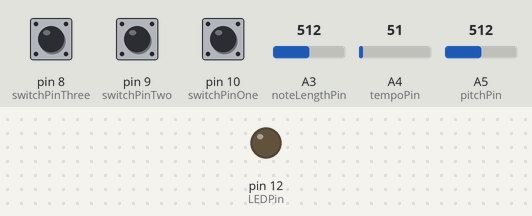
Bench run of a sketch on a simulated Arduino Uno, built with avr-gcc and run on an emulated ATmega328P. Shown: output pins drawn as LEDs (lit = HIGH). The test bench sets the inputs (shaded band); at power-on: A5 (pitchPin) = 512, pin 8 (switchPinThree) HIGH, pin 9 (switchPinTwo) HIGH, pin 10 (switchPinOne) HIGH, A3 (noteLengthPin) = 512, A4 (tempoPin) = 51. What the sketch prints to the serial monitor is not drawn.

Above: at 3.5 s.
3.6 s: A5 (pitchPin) set to 574
At 4.8 s:
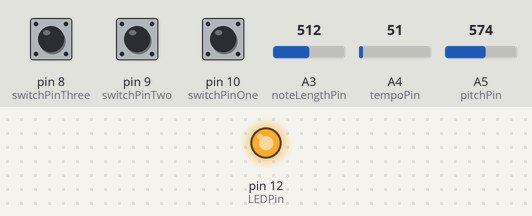
5.1 s: A5 (pitchPin) set to 602
At 5.6 s:
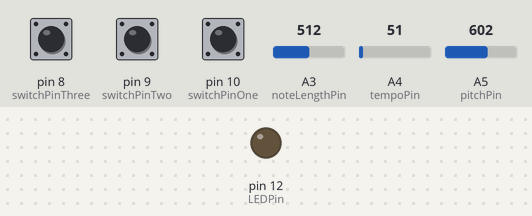
Timing chart, 0 to 8.1 s (numbered marks = the images above; inputs shaded):
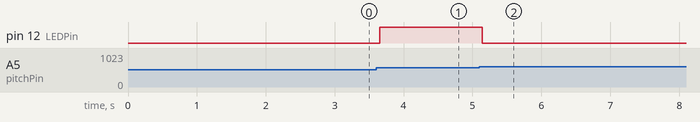

The sketch:

midiSequencerv4.ino
```cpp
//By Mark O'Donnell 2014///
/*

A simple 8 step midi sequencer with adjustable pitch, speed and gate, using the arduino platform

*/

//analog pins
const int noteLengthPin = 3;
const int tempoPin = 4;
const int pitchPin = 5;

//digital pins
const int LEDPin = 12;
const int switchPinThree = 8;
const int switchPinTwo = 9;
const int switchPinOne = 10;

//outside controlled variables
int tempo = 1; //this is in fact the PERIOD of a SINGLE NOTE and its rest
int noteLength = 512; //the fraction over 1023 that a note lasts for within one period
int pitchOne = 48;
int pitchTwo = 48;
int pitchThree = 48;
int pitchFour = 48;
int pitchFive = 48;
int pitchSix = 48;
int pitchSeven = 48;
int pitchEight = 48;

//internal variables
const int sensitivity = 8; //hardcoded sensitivity to pitch changes
const int lengthResolution = 512; //how many levels we will give tempo and note length
int currChange = 1; //indicates which pitch we are currently changing
int currPlay = 1; //indicates which note is currently playing
int noteDuration = 1;

int channelOne = 0x90;
int silent = 0x00;
int mid = 0x45;

int pitchPot_state = 0;

int pitchPot_next = 0;

//functions which need to use pass-by-reference
void setPitch(int &pitch, int &pot_state, int pot_next);
void setTime(int &initial, int &pot_state, int pot_next); //this function deals with changing the value of note length or tempo

//start of code
void setup()
{
  Serial.begin(31250); //baud rate of midi

  pinMode(LEDPin, OUTPUT); //setting up pins!
  pinMode(switchPinOne, INPUT);
  pinMode(switchPinTwo, INPUT);
  pinMode(switchPinThree, INPUT);

  digitalWrite(LEDPin, LOW); //LEDS start off

  readPins(); //initial read of pots to set initial states, this ensures that pitch is not erratic on turn on
  pitchPot_state = pitchPot_next;
}

void loop()
{
  readPins(); //reads pins and sets next values of holders

  changePitch(); //sets the pitch of the note we are currently controlling the pitch of

  playNote(); //sends a midi message
}

void readPins()
{
  tempo = analogRead(tempoPin);
  noteLength = analogRead(noteLengthPin);
  if(!noteLength)
    noteLength = 1;
  pitchPot_next = analogRead(pitchPin);
  currChange = 1 + digitalRead(switchPinOne) + digitalRead(switchPinTwo)*2 + digitalRead(switchPinThree)*4;

}

void changePitch()
{
  switch(currChange)
  {
    case 1:
      setPitch(pitchOne, pitchPot_state, pitchPot_next);
      break;
    case 2:
      setPitch(pitchTwo, pitchPot_state, pitchPot_next);
      break;
    case 3:
      setPitch(pitchThree, pitchPot_state, pitchPot_next);
      break;
    case 4:
      setPitch(pitchFour, pitchPot_state, pitchPot_next);
      break;
    case 5:
      setPitch(pitchFive, pitchPot_state, pitchPot_next);
      break;
    case 6:
      setPitch(pitchSix, pitchPot_state, pitchPot_next);
      break;
    case 7:
      setPitch(pitchSeven, pitchPot_state, pitchPot_next);
      break;
    case 8:
      setPitch(pitchEight, pitchPot_state, pitchPot_next);
      break;
    default:
      setPitch(pitchOne, pitchPot_state, pitchPot_next);
  }
}

void setPitch(int &pitch, int &pot_state, int pot_next)
{
  if((pitch + (pot_next - pot_state)) >= 127) //if the pitch would be higher than allowed by midi, it reverts to the highest value
  {
    pitch = 127;
    pot_state = pot_next;
    return;
  }

  if((pitch + (pot_next - pot_state)) <= 0) //if the pitch would be lower than allowed by midi, it reverts to the highest value
  {
    pitch = 0;
    pot_state = pot_next;
    return;
  }

  if(((pot_next - pot_state)/sensitivity) >= 1  || ((pot_next - pot_state)/sensitivity) <= -1)
  {
    pitch = (pitch + ((pot_next - pot_state)/sensitivity)); //else the pitch change by the change in resistance [MAY NEED CALIBRATION]
    pot_state = pot_next;
    changeLED();
  }
}

void playNote()
{
  noteDuration = (tempo/1023)*noteLength;
  Serial.write(channelOne); //channel one
  switch(currPlay){
    case 1:
      Serial.write(pitchOne);
      break;
    case 2:
      Serial.write(pitchTwo);
      break;
    case 3:
      Serial.write(pitchThree);
      break;
    case 4:
      Serial.write(pitchFour);
      break;
    case 5:
      Serial.write(pitchFive);
      break;
    case 6:
      Serial.write(pitchSix);
      break;
    case 7:
      Serial.write(pitchSeven);
      break;
    case 8:
      Serial.write(pitchEight);
      break;
    default:
      Serial.write(pitchOne);
  }

  Serial.write(mid); //middle velocity
  delay(noteDuration);

  if(currPlay != 8)
    currPlay++;
  else currPlay = 1;

  Serial.write(channelOne); //channel one again, need to silence note
  switch(currPlay){
    case 2:
      Serial.write(pitchOne);
      break;
    case 3:
      Serial.write(pitchTwo);
      break;
    case 4:
      Serial.write(pitchThree);
      break;
    case 1:
      Serial.write(pitchFour);
      break;
    case 5:
      Serial.write(pitchFive);
      break;
    case 6:
      Serial.write(pitchSix);
      break;
    case 7:
      Serial.write(pitchSeven);
      break;
    case 8:
      Serial.write(pitchEight);
      break;
    default:
      Serial.write(pitchOne);
  }
  Serial.write(silent);
  delay(tempo - noteDuration);
}

void changeLED()
{
  digitalWrite(LEDPin, !digitalRead(LEDPin));
}
```

Measured:
- the behaviour switches between 590 and 591 on A5 (pitchPin) (found by bisection; images 1 and 2)
- after the input at 3.6 s, pin 12 (LEDPin): LOW → HIGH after 0.05 s
- after the input at 5.1 s, pin 12 (LEDPin): HIGH → LOW at once
